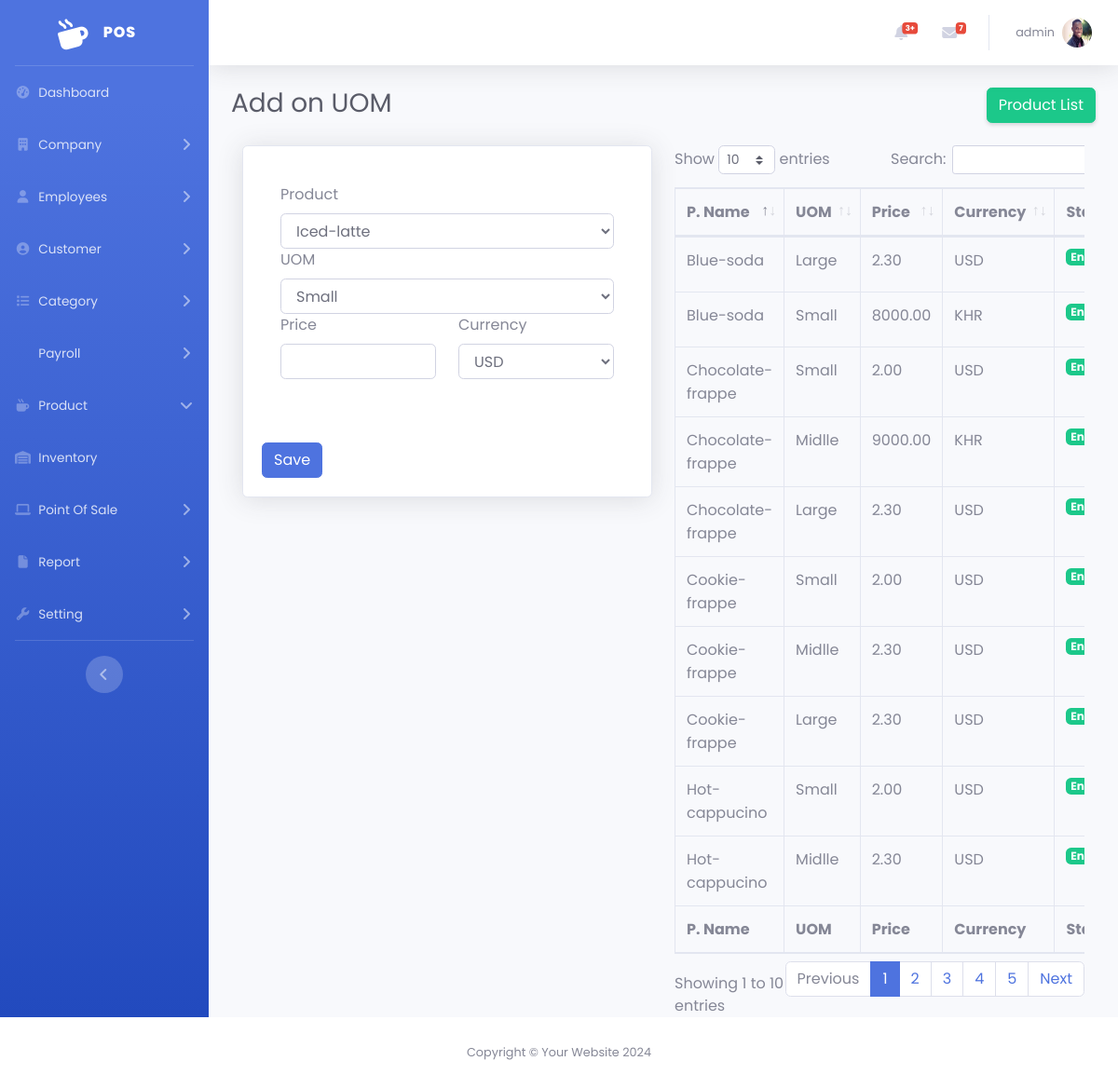
Screenshot of /admin/product-addOn-uom.php (signed in) with the database file from the repository.
### tables this page shows
CREATE TABLE `user` (
  `Id` int(11) NOT NULL,
  `OutletId` int(11) DEFAULT NULL,
  `EmployeeId` int(11) DEFAULT NULL,
  `RoleId` int(11) DEFAULT NULL,
  `Username` varchar(120) NOT NULL,
  `Password` varchar(255) NOT NULL,
  `ActivedAt` datetime DEFAULT NULL,
  `Status` tinyint(1) DEFAULT 1,
  `CreateBy` int(11) DEFAULT NULL,
  `CreateAt` timestamp NOT NULL DEFAULT current_timestamp(),
  `UpdateAt` datetime DEFAULT NULL
);

CREATE TABLE `employee` (
  `Id` int(11) NOT NULL,
  `OutletId` int(11) DEFAULT NULL,
  `Firstname` varchar(120) NOT NULL,
  `Lastname` varchar(120) NOT NULL,
  `Gender` tinyint(1) NOT NULL,
  `Dob` datetime DEFAULT NULL,
  `Email` varchar(120) DEFAULT NULL,
  `Tel` varchar(18) NOT NULL,
  `Salary` decimal(6,2) DEFAULT 0.00,
  `Currency` int(11) DEFAULT 1,
  `Position` varchar(120) NOT NULL,
  `Image` varchar(255) DEFAULT NULL,
  `Status` tinyint(1) DEFAULT 1,
  `JoinAT` datetime DEFAULT NULL,
  `ResignAt` datetime DEFAULT NULL,
  `ReasonResign` text DEFAULT NULL,
  `CreateBy` int(11) DEFAULT NULL,
  `CreateAt` timestamp NOT NULL DEFAULT current_timestamp(),
  `UpdateAt` datetime DEFAULT NULL
);

CREATE TABLE `productsku` (
  `Id` int(11) NOT NULL,
  `ProductId` int(11) DEFAULT NULL,
  `UomId` int(11) DEFAULT NULL,
  `Price` decimal(11,2) NOT NULL,
  `Currency` int(11) DEFAULT 1,
  `UpdateAt` datetime DEFAULT NULL,
  `del` tinyint(4) DEFAULT 1
);

CREATE TABLE `product` (
  `Id` int(11) NOT NULL,
  `ProCode` varchar(10) DEFAULT NULL,
  `CategoryId` int(11) DEFAULT NULL,
  `SkuId` int(11) NOT NULL,
  `Name` varchar(120) NOT NULL,
  `Description` text DEFAULT NULL,
  `Image` varchar(255) DEFAULT NULL,
  `Status` tinyint(1) DEFAULT 1,
  `CreateBy` int(11) DEFAULT NULL,
  `CreateAt` timestamp NOT NULL DEFAULT current_timestamp(),
  `UpdateAt` datetime DEFAULT NULL,
  `del` tinyint(4) DEFAULT 1
);

CREATE TABLE `uom` (
  `Id` int(11) NOT NULL,
  `Code` varchar(120) NOT NULL,
  `Name` varchar(120) DEFAULT NULL,
  `Remark` varchar(255) DEFAULT NULL,
  `Status` tinyint(1) DEFAULT 1,
  `CreateAt` timestamp NOT NULL DEFAULT current_timestamp(),
  `UpdateAt` datetime DEFAULT NULL
);

CREATE TABLE `currency` (
  `Id` int(11) NOT NULL,
  `Code` varchar(11) NOT NULL,
  `Name` varchar(11) NOT NULL,
  `Symbol` varchar(11) DEFAULT NULL,
  `Remark` varchar(100) DEFAULT NULL,
  `CreateBy` varchar(100) DEFAULT NULL,
  `CreateAt` timestamp NOT NULL DEFAULT current_timestamp(),
  `UpdateAt` datetime DEFAULT NULL
);

### admin/product-addOn-uom.php (the view, shortened to what this page needs)
<?php
include('function_Pro.php');
?>
<html lang="en">
<head>
    <link href="vendor/fontawesome-free/css/all.min.css" rel="stylesheet" type="text/css">
    <link rel="stylesheet" href="https://cdnjs.cloudflare.com/ajax/libs/font-awesome/6.5.2/css/all.min.css" />
    <link href="css/sb-admin-2.min.css" rel="stylesheet">
    <link href="vendor/datatables/dataTables.bootstrap4.min.css" rel="stylesheet">
    <link href="css/img-style.css" rel="stylesheet">
</head>
<body id="page-top">
    <div id="wrapper">
        <?php include './include/sidebar.php' ?>
        <div id="content-wrapper" class="d-flex flex-column">
            <div id="content">
                <?php include './include/topbar.php' ?>
                <div class="container-fluid">
                    <div class="d-sm-flex align-item-center justify-content-between mb-4">
                        <h1 class="h3 mb-0 text-gray-800">Add on UOM</h1>
                        <a href="product-list.php" class="d-none d-sm-inline-block btn btn-success shadow-sm">Product List</a>
                    </div>
                    <div class="col-lg-12">
                        <div class="row">
                            <div class="col-6">
                                <div class="card shadow mb-4">
                                    <div class="card-body">
                                        <form method="post" enctype="multipart/form-data">
                                            <?php
                                            if (isset($_REQUEST['Id'])) {
                                                $Pro_Add_Uom = $_REQUEST['Id'];
                                                update_add_uom();
                                                $rowFrm = $conn->query("SELECT * FROM `productsku` WHERE Id=$Pro_Add_Uom")->fetch_assoc();
                                            } else {
                                                $rowFrm = array("ProductId" => "", "UomId" => "", "Price" => "", "Currency" => "",);
                                            }
                                            ?>
                                            <div class="row">
                                                <div class="col-lg-12">
                                                    <div class="card-body">
                                                        <label for="Product">Product</label>
                                                        <select class="form-control" style="width: 100%;" name="txtproduct">
                                                            <?php
                                                            $sqlPro = "SELECT * FROM `product`";
                                                            $qrPro = $conn->query($sqlPro);
                                                            while ($rowPro = $qrPro->fetch_assoc()) {
                                                                if ($rowPro['Id'] == $rowFrm['ProductId']) $sel = 'selected';
                                                                else $sel = '';
                                                                echo '<option value="' . $rowPro['Id'] . '" ' . $sel . '>' . $rowPro['Name'] . '</option>';
                                                            }
                                                            ?>
                                                        </select>
                                                        <label for="UOM">UOM</label>
                                                        <select class="form-control" style="width: 100%;" name="txtuom">
                                                            <?php
                                                            $sqlUom = "SELECT * FROM `uom`";
                                                            $qrUom = $conn->query($sqlUom);
                                                            while ($rowUom = $qrUom->fetch_assoc()) {
                                                                if ($rowUom['Id'] == $rowFrm['UomId']) $sel = 'selected';
                                                                else $sel = '';
                                                                echo '<option value="' . $rowUom['Id'] . '" ' . $sel . '>' . $rowUom['Name'] . '</option>';
                                                            }
                                                            ?>
                                                        </select>
                                                        <div class="row">
                                                            <div class="col-6">
                                                                <label for="Price">Price</label>
                                                                <input type="text" class="form-control" name="txtprice" value="<?php echo '' . $rowFrm['Price'] . '' ?>" required>
                                                            </div>
                                                            <div class="col-6">
                                                                <label for="Currency">Currency</label>
                                                                <select class="form-control" style="width: 100%;" name="txtcurrency">
                                                                    <?php
                                                                    $sqlCurrency = "SELECT * FROM `currency`";
                                                                    $qrCurrency = $conn->query($sqlCurrency);
                                                                    while ($rowCurrency = $qrCurrency->fetch_assoc()) {
                                                                        if ($rowCurrency['Id'] == $rowFrm['Currency']) $sel = 'selected';
                                                                        else $sel = '';
                                                                        echo '<option value="' . $rowCurrency['Id'] . '" ' . $sel . '>' . $rowCurrency['Code'] . '</option>';
                                                                    }
                                                                    ?>
                                                                </select>
                                                            </div>
                                                        </div>
                                                    </div>
                                                </div>
                                            </div>
                                            <?php
                                            if (isset($_REQUEST['Id'])) {
                                                echo '
                                                    <input type="submit" value="UPDATE" class="btn btn-success btn-sm mt-5" name="btnUpdate">
                                                    <a href="product-addOn-uom.php" class="btn btn-info btn-sm mt-5"> NEW </a>
                                                ';
                                            } else {
                                                echo '
                                                    <button type="submit" class="btn btn-primary btn mt-5 " name="btnAdd">Save</button>
                                                ';
                                            }
                                            ?>
                                        </form>
                                    </div>
                                </div>
                            </div>
                            <div class="col-6">
                                <div class="table-responsive">
                                    <table class="table table-bordered" id="dataTable" width="100%" cellspacing="0">
                                        <thead>
                                            <tr>
                                                <th>P. Name</th>
                                                <th>UOM</th>
                                                <th>Price</th>
                                                <th>Currency</th>
                                                <th>Status</th>
                                            </tr>
                                        </thead>
                                        <tfoot>
                                            <tr>
                                                <th>P. Name</th>
                                                <th>UOM</th>
                                                <th>Price</th>
                                                <th>Currency</th>
                                                <th>Status</th>
                                            </tr>
                                        </tfoot>
                                        <tbody>
                                            <?php
                                            $sqlPro = "SELECT * FROM `productsku`";
                                            $item = $conn->query($sqlPro);
                                            ?>
                                            <?php foreach ($item as $rowPro_add_uom) :
                                                $product = $conn->query("SELECT * FROM `product` WHERE Id=" . $rowPro_add_uom['ProductId'])->fetch_assoc();
                                                $Uom = $conn->query("SELECT * FROM `uom` WHERE Id=" . $rowPro_add_uom['UomId'])->fetch_assoc();
                                                $Currency = $conn->query("SELECT * FROM `currency` WHERE Id=" . $rowPro_add_uom['Currency'])->fetch_assoc();
                                            ?>
                                                <tr>
                                                    <td><?= $product['Name'] ?></td>
                                                    <td><?= $Uom['Name'] ?></td>
                                                    <td><?= $rowPro_add_uom['Price'] ?></td>
                                                    <td><?= $Currency['Code'] ?></td>
                                                    <td>
                                                        <?php
                                                        if ($product['Status'] == 1) {
                                                            echo '<p><a href="statusPro.php?Id=' . $product['Id'] . '&Status=1" class="badge badge-lg badge-success text-white">Enable</a></p>';
                                                        } else {
                                                            echo '<p><a href="statusPro.php?Id=' . $product['Id'] . '&Status=0" class="badge badge-secondary badge-lg text-white">Disable</a></p>';
                                                        }
                                                        ?>
                                                    </td>
                                                </tr>
                                            <?php endforeach ?>
                                        </tbody>
                                    </table>
                                </div>
                            </div>
                        </div>
                    </div>
                </div>
            </div>
        </div>
    </div>
    <?php include('include/footer.php') ?>
</body>
</html>

### admin/include/topbar.php (shortened to what this page needs)
<?php
include('../admin/cn.php');
?>
<nav class="navbar navbar-expand navbar-light bg-white topbar mb-4 static-top shadow">
    <ul class="navbar-nav ml-auto">
        <li class="nav-item dropdown no-arrow mx-1">
            <a class="nav-link dropdown-toggle" href="#" id="alertsDropdown" role="button" data-toggle="dropdown" aria-haspopup="true" aria-expanded="false">
                <i class="fas fa-bell fa-fw"></i>
                <span class="badge badge-danger badge-counter">3+</span>
            </a>
        </li>
        <li class="nav-item dropdown no-arrow mx-1">
            <a class="nav-link dropdown-toggle" href="#" id="messagesDropdown" role="button" data-toggle="dropdown" aria-haspopup="true" aria-expanded="false">
                <i class="fas fa-envelope fa-fw"></i>
                <span class="badge badge-danger badge-counter">7</span>
            </a>
        </li>
        <?php
        $id = $_SESSION['session'];
        $sql = "SELECT * FROM `user` WHERE `Id` = '$id'";
        $rs = $conn->query($sql);
        $row = mysqli_fetch_assoc($rs);
        $Profile = $conn->query("SELECT * FROM `Employee` WHERE Id=" . $row['EmployeeId'])->fetch_assoc();
        ?>
        <li class="nav-item dropdown no-arrow">
            <a class="nav-link dropdown-toggle" href="#" id="userDropdown" role="button" data-toggle="dropdown" aria-haspopup="true" aria-expanded="false">
                <span class="mr-2 d-none d-lg-inline text-gray-600 small"><?php echo $row['Username'] ?></span>
                <img class="img-profile rounded-circle" src="../admin/ImageEmp/<?php echo $Profile['Image'] ?>" id="imgInp">
            </a>
        </li>
    </ul>
</nav>

### admin/css/img-style.css (style rules this page uses)
* { list-style: none; outline: none; padding: 0; margin: 0; font-family: 'Poppins', sans-serif; box-sizing: border-box; }

### rows the page displays
user: Username "admin"
employee: Image (picture)
productsku: ProductId.Name "Chocolate-frappe", UomId.Name "Small", Price "2.00", currency.Code "USD"
productsku: ProductId.Name "Chocolate-frappe", UomId.Name "Midlle", Price "9000.00", currency.Code "KHR"
productsku: ProductId.Name "Chocolate-frappe", UomId.Name "Large", Price "2.30", currency.Code "USD"
productsku: ProductId.Name "Hot-cappucino", UomId.Name "Small", Price "2.00", currency.Code "USD"
productsku: ProductId.Name "Hot-cappucino", UomId.Name "Midlle", Price "2.30", currency.Code "USD"
productsku: ProductId.Name "Blue-soda", UomId.Name "Large", Price "2.30", currency.Code "USD"
productsku: ProductId.Name "Cookie-frappe", UomId.Name "Small", Price "2.00", currency.Code "USD"
productsku: ProductId.Name "Cookie-frappe", UomId.Name "Midlle", Price "2.30", currency.Code "USD"
productsku: ProductId.Name "Cookie-frappe", UomId.Name "Large", Price "2.30", currency.Code "USD"
productsku: ProductId.Name "Blue-soda", UomId.Name "Small", Price "8000.00", currency.Code "KHR"

### other values shown
form field txtproduct "Iced-latte"
form field txtuom "Small"
form field txtcurrency "USD"
